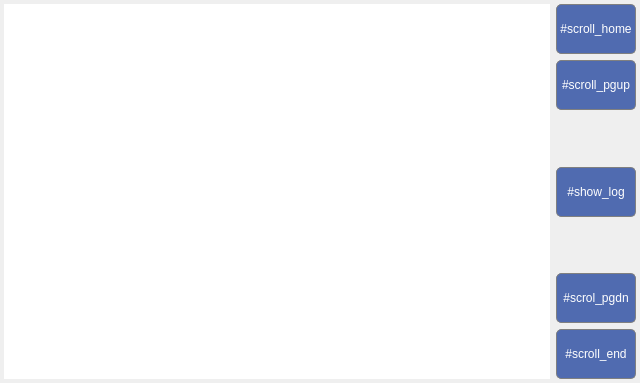
<?xml version="1.0" encoding="UTF-8"?>
<ui version="4.0">
  <class>LogsServiceWindow</class>
  <widget class="QWidget" name="LogsServiceWindow">
    <property name="geometry">
      <rect>
        <x>0</x>
        <y>0</y>
        <width>640</width>
        <height>383</height>
      </rect>
    </property>
    <property name="styleSheet">
      <string notr="true">QFrame#logsServiceWindow
        {
        background: rgba(247, 245, 237);
        }

        QPushButton
        {
        border: 1px solid gray;
        border-radius: 5px;
        color: white;
        background-color: rgba(80, 107, 176);
        }

        QPushButton:disabled
        {
        color: gray;
        background-color: lightgray;
        }

        QPushButton:pressed
        {
        background-color: rgba(98, 141, 191);
        }

        QTabBar::tab
        {
        background: rgba(160, 175, 211);
        border: 1px solid #C4C4C3;
        border-bottom-color: #C2C7CB;
        border-top-left-radius: 4px;
        border-top-right-radius: 4px;
        min-width: 8ex;
        padding: 2px;
        }

        QTabBar::tab:selected, QTabBar::tab:hover
        {
        background: rgba(247, 245, 237);
        }
      </string>
    </property>
    <layout class="QVBoxLayout" name="verticalLayout">
      <property name="spacing">
        <number>0</number>
      </property>
      <property name="margin">
        <number>0</number>
      </property>
      <item>
        <widget class="QStackedWidget" name="stackedWidget">
          <property name="lineWidth">
            <number>0</number>
          </property>
          <property name="currentIndex">
            <number>0</number>
          </property>
          <widget class="QWidget" name="page">
            <layout class="QHBoxLayout" name="horizontalLayout">
              <property name="margin">
                <number>4</number>
              </property>
              <item>
                <widget class="QListWidget" name="lvLogsList">
                  <property name="frameShape">
                    <enum>QFrame::NoFrame</enum>
                  </property>
                  <property name="frameShadow">
                    <enum>QFrame::Plain</enum>
                  </property>
                  <property name="lineWidth">
                    <number>0</number>
                  </property>
                  <property name="editTriggers">
                    <set>QAbstractItemView::NoEditTriggers</set>
                  </property>
                  <property name="alternatingRowColors">
                    <bool>true</bool>
                  </property>
                  <property name="resizeMode">
                    <enum>QListView::Fixed</enum>
                  </property>
                  <property name="spacing">
                    <number>4</number>
                  </property>
                  <property name="viewMode">
                    <enum>QListView::ListMode</enum>
                  </property>
                  <property name="modelColumn">
                    <number>0</number>
                  </property>
                  <property name="selectionRectVisible">
                    <bool>true</bool>
                  </property>
                </widget>
              </item>
              <item>
                <layout class="QVBoxLayout" name="verticalLayout_3">
                  <item>
                    <widget class="QPushButton" name="btnScrollHomeLogList">
                      <property name="sizePolicy">
                        <sizepolicy hsizetype="Minimum" vsizetype="Fixed">
                          <horstretch>0</horstretch>
                          <verstretch>0</verstretch>
                        </sizepolicy>
                      </property>
                      <property name="minimumSize">
                        <size>
                          <width>80</width>
                          <height>50</height>
                        </size>
                      </property>
                      <property name="text">
                        <string>#scroll_home</string>
                      </property>
                    </widget>
                  </item>
                  <item>
                    <widget class="QPushButton" name="btnScrollUpLogList">
                      <property name="sizePolicy">
                        <sizepolicy hsizetype="Minimum" vsizetype="Fixed">
                          <horstretch>0</horstretch>
                          <verstretch>0</verstretch>
                        </sizepolicy>
                      </property>
                      <property name="minimumSize">
                        <size>
                          <width>80</width>
                          <height>50</height>
                        </size>
                      </property>
                      <property name="text">
                        <string>#scroll_pgup</string>
                      </property>
                    </widget>
                  </item>
                  <item>
                    <spacer name="verticalSpacer_3">
                      <property name="orientation">
                        <enum>Qt::Vertical</enum>
                      </property>
                      <property name="sizeHint" stdset="0">
                        <size>
                          <width>20</width>
                          <height>40</height>
                        </size>
                      </property>
                    </spacer>
                  </item>
                  <item>
                    <widget class="QPushButton" name="btnShowLog">
                      <property name="minimumSize">
                        <size>
                          <width>80</width>
                          <height>50</height>
                        </size>
                      </property>
                      <property name="text">
                        <string>#show_log</string>
                      </property>
                    </widget>
                  </item>
                  <item>
                    <spacer name="verticalSpacer_4">
                      <property name="orientation">
                        <enum>Qt::Vertical</enum>
                      </property>
                      <property name="sizeHint" stdset="0">
                        <size>
                          <width>20</width>
                          <height>40</height>
                        </size>
                      </property>
                    </spacer>
                  </item>
                  <item>
                    <widget class="QPushButton" name="btnScrollDownLogList">
                      <property name="sizePolicy">
                        <sizepolicy hsizetype="Minimum" vsizetype="Fixed">
                          <horstretch>0</horstretch>
                          <verstretch>0</verstretch>
                        </sizepolicy>
                      </property>
                      <property name="minimumSize">
                        <size>
                          <width>80</width>
                          <height>50</height>
                        </size>
                      </property>
                      <property name="text">
                        <string>#scrol_pgdn</string>
                      </property>
                    </widget>
                  </item>
                  <item>
                    <widget class="QPushButton" name="btnScrollEndLogList">
                      <property name="sizePolicy">
                        <sizepolicy hsizetype="Minimum" vsizetype="Fixed">
                          <horstretch>0</horstretch>
                          <verstretch>0</verstretch>
                        </sizepolicy>
                      </property>
                      <property name="minimumSize">
                        <size>
                          <width>80</width>
                          <height>50</height>
                        </size>
                      </property>
                      <property name="text">
                        <string>#scroll_end</string>
                      </property>
                    </widget>
                  </item>
                </layout>
              </item>
            </layout>
          </widget>
          <widget class="QWidget" name="page_2">
            <layout class="QHBoxLayout" name="horizontalLayout_2">
              <property name="margin">
                <number>4</number>
              </property>
              <item>
                <layout class="QVBoxLayout" name="verticalLayout_4">
                  <item>
                    <widget class="QLabel" name="labelLogName">
                      <property name="font">
                        <font>
                          <family>Segoe UI</family>
                          <pointsize>10</pointsize>
                          <weight>50</weight>
                          <italic>true</italic>
                          <bold>false</bold>
                          <underline>false</underline>
                          <kerning>false</kerning>
                        </font>
                      </property>
                      <property name="text">
                        <string>TextLabel</string>
                      </property>
                    </widget>
                  </item>
                  <item>
                    <widget class="QListView" name="lvLog">
                      <property name="font">
                        <font>
                          <pointsize>7</pointsize>
                          <stylestrategy>PreferAntialias</stylestrategy>
                        </font>
                      </property>
                      <property name="frameShape">
                        <enum>QFrame::NoFrame</enum>
                      </property>
                      <property name="frameShadow">
                        <enum>QFrame::Plain</enum>
                      </property>
                      <property name="lineWidth">
                        <number>0</number>
                      </property>
                      <property name="horizontalScrollBarPolicy">
                        <enum>Qt::ScrollBarAlwaysOff</enum>
                      </property>
                      <property name="selectionMode">
                        <enum>QAbstractItemView::NoSelection</enum>
                      </property>
                      <property name="isWrapping" stdset="0">
                        <bool>false</bool>
                      </property>
                      <property name="layoutMode">
                        <enum>QListView::Batched</enum>
                      </property>
                      <property name="modelColumn">
                        <number>0</number>
                      </property>
                      <property name="wordWrap">
                        <bool>true</bool>
                      </property>
                    </widget>
                  </item>
                </layout>
              </item>
              <item>
                <layout class="QVBoxLayout" name="verticalLayout_2">
                  <item>
                    <widget class="QPushButton" name="btnScrollHome">
                      <property name="sizePolicy">
                        <sizepolicy hsizetype="Minimum" vsizetype="Fixed">
                          <horstretch>0</horstretch>
                          <verstretch>0</verstretch>
                        </sizepolicy>
                      </property>
                      <property name="minimumSize">
                        <size>
                          <width>80</width>
                          <height>50</height>
                        </size>
                      </property>
                      <property name="text">
                        <string>#scroll_home</string>
                      </property>
                    </widget>
                  </item>
                  <item>
                    <widget class="QPushButton" name="btnScrollUp">
                      <property name="sizePolicy">
                        <sizepolicy hsizetype="Minimum" vsizetype="Fixed">
                          <horstretch>0</horstretch>
                          <verstretch>0</verstretch>
                        </sizepolicy>
                      </property>
                      <property name="minimumSize">
                        <size>
                          <width>80</width>
                          <height>50</height>
                        </size>
                      </property>
                      <property name="text">
                        <string>#scroll_pgup</string>
                      </property>
                    </widget>
                  </item>
                  <item>
                    <spacer name="verticalSpacer">
                      <property name="orientation">
                        <enum>Qt::Vertical</enum>
                      </property>
                      <property name="sizeHint" stdset="0">
                        <size>
                          <width>20</width>
                          <height>40</height>
                        </size>
                      </property>
                    </spacer>
                  </item>
                  <item>
                    <widget class="QPushButton" name="btnCloseLog">
                      <property name="sizePolicy">
                        <sizepolicy hsizetype="Minimum" vsizetype="Fixed">
                          <horstretch>0</horstretch>
                          <verstretch>0</verstretch>
                        </sizepolicy>
                      </property>
                      <property name="minimumSize">
                        <size>
                          <width>80</width>
                          <height>50</height>
                        </size>
                      </property>
                      <property name="text">
                        <string>#close</string>
                      </property>
                    </widget>
                  </item>
                  <item>
                    <spacer name="verticalSpacer_2">
                      <property name="orientation">
                        <enum>Qt::Vertical</enum>
                      </property>
                      <property name="sizeHint" stdset="0">
                        <size>
                          <width>20</width>
                          <height>40</height>
                        </size>
                      </property>
                    </spacer>
                  </item>
                  <item>
                    <widget class="QPushButton" name="btnScrollDown">
                      <property name="sizePolicy">
                        <sizepolicy hsizetype="Minimum" vsizetype="Fixed">
                          <horstretch>0</horstretch>
                          <verstretch>0</verstretch>
                        </sizepolicy>
                      </property>
                      <property name="minimumSize">
                        <size>
                          <width>80</width>
                          <height>50</height>
                        </size>
                      </property>
                      <property name="text">
                        <string>#scrol_pgdn</string>
                      </property>
                    </widget>
                  </item>
                  <item>
                    <widget class="QPushButton" name="btnScrollEnd">
                      <property name="sizePolicy">
                        <sizepolicy hsizetype="Minimum" vsizetype="Fixed">
                          <horstretch>0</horstretch>
                          <verstretch>0</verstretch>
                        </sizepolicy>
                      </property>
                      <property name="minimumSize">
                        <size>
                          <width>80</width>
                          <height>50</height>
                        </size>
                      </property>
                      <property name="text">
                        <string>#scroll_end</string>
                      </property>
                    </widget>
                  </item>
                </layout>
              </item>
            </layout>
          </widget>
        </widget>
      </item>
    </layout>
  </widget>
  <resources />
  <connections />
</ui>
